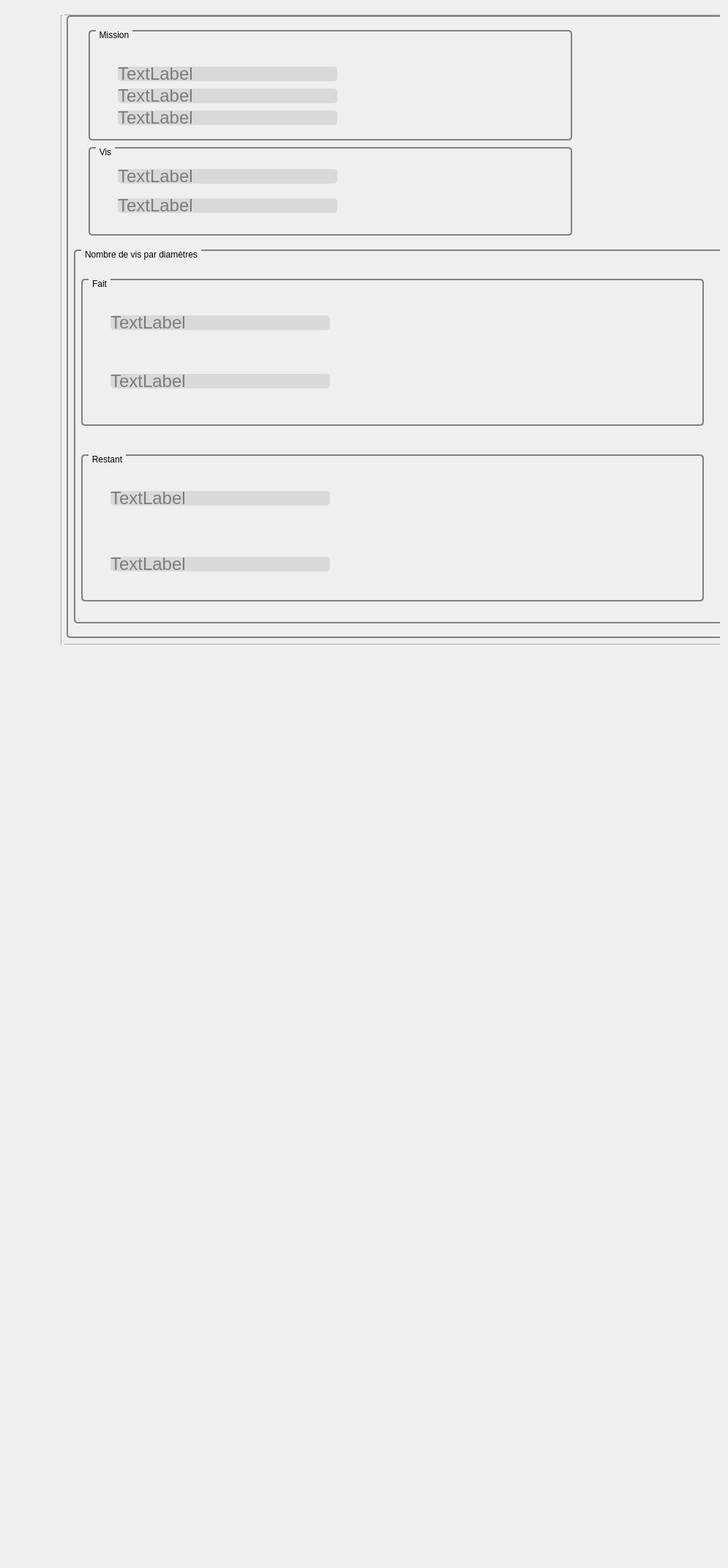
<?xml version="1.0" encoding="UTF-8"?>
<ui version="4.0">
 <class>Form</class>
 <widget class="QWidget" name="Form">
  <property name="geometry">
   <rect>
    <x>0</x>
    <y>0</y>
    <width>995</width>
    <height>2143</height>
   </rect>
  </property>
  <property name="windowTitle">
   <string>Form</string>
  </property>
  <layout class="QGridLayout" name="gridLayout">
   <property name="spacing">
    <number>15</number>
   </property>
   <item row="3" column="0">
    <widget class="QLabel" name="title_label">
     <property name="styleSheet">
      <string notr="true">font: 63 72pt &quot;Ubuntu&quot;;</string>
     </property>
     <property name="text">
      <string/>
     </property>
     <property name="alignment">
      <set>Qt::AlignCenter</set>
     </property>
    </widget>
   </item>
   <item row="2" column="0">
    <widget class="QWidget" name="widget" native="true">
     <property name="minimumSize">
      <size>
       <width>400</width>
       <height>2000</height>
      </size>
     </property>
     <property name="maximumSize">
      <size>
       <width>2000</width>
       <height>2000</height>
      </size>
     </property>
     <widget class="Line" name="line">
      <property name="geometry">
       <rect>
        <x>63</x>
        <y>10</y>
        <width>20</width>
        <height>861</height>
       </rect>
      </property>
      <property name="orientation">
       <enum>Qt::Vertical</enum>
      </property>
     </widget>
     <widget class="Line" name="line_3">
      <property name="geometry">
       <rect>
        <x>1410</x>
        <y>0</y>
        <width>16</width>
        <height>871</height>
       </rect>
      </property>
      <property name="orientation">
       <enum>Qt::Vertical</enum>
      </property>
     </widget>
     <widget class="Line" name="line_4">
      <property name="geometry">
       <rect>
        <x>77</x>
        <y>860</y>
        <width>1341</width>
        <height>20</height>
       </rect>
      </property>
      <property name="orientation">
       <enum>Qt::Horizontal</enum>
      </property>
     </widget>
     <widget class="Line" name="line_5">
      <property name="geometry">
       <rect>
        <x>77</x>
        <y>0</y>
        <width>1341</width>
        <height>20</height>
       </rect>
      </property>
      <property name="orientation">
       <enum>Qt::Horizontal</enum>
      </property>
     </widget>
     <widget class="QGroupBox" name="groupBox_3">
      <property name="geometry">
       <rect>
        <x>80</x>
        <y>10</y>
        <width>1331</width>
        <height>851</height>
       </rect>
      </property>
      <property name="styleSheet">
       <string notr="true">

QGroupBox {
    border: 2px solid gray;
    border-radius: 5px;
    margin-top: 0.5em;
}

QGroupBox::title {
    subcontrol-origin: margin;
    left: 10px;
    padding: 0 3px 0 3px;
}

</string>
      </property>
      <property name="title">
       <string/>
      </property>
      <widget class="QGroupBox" name="groupBox">
       <property name="geometry">
        <rect>
         <x>30</x>
         <y>20</y>
         <width>661</width>
         <height>151</height>
        </rect>
       </property>
       <property name="styleSheet">
        <string notr="true">

QGroupBox {
    border: 2px solid gray;
    border-radius: 5px;
    margin-top: 0.5em;
}

QGroupBox::title {
    subcontrol-origin: margin;
    left: 10px;
    padding: 0 3px 0 3px;
}

</string>
       </property>
       <property name="title">
        <string>Mission</string>
       </property>
       <widget class="QLabel" name="label_2">
        <property name="geometry">
         <rect>
          <x>40</x>
          <y>50</y>
          <width>300</width>
          <height>20</height>
         </rect>
        </property>
        <property name="minimumSize">
         <size>
          <width>300</width>
          <height>0</height>
         </size>
        </property>
        <property name="maximumSize">
         <size>
          <width>200</width>
          <height>20</height>
         </size>
        </property>
        <property name="styleSheet">
         <string notr="true">background-color:#d9d9d9;
border-radius: 5px;
font-size: 18pt; 
font-weight:40; 
color: #7c7c7c;</string>
        </property>
        <property name="text">
         <string>TextLabel</string>
        </property>
       </widget>
       <widget class="QLabel" name="label_3">
        <property name="geometry">
         <rect>
          <x>40</x>
          <y>80</y>
          <width>300</width>
          <height>20</height>
         </rect>
        </property>
        <property name="minimumSize">
         <size>
          <width>300</width>
          <height>0</height>
         </size>
        </property>
        <property name="maximumSize">
         <size>
          <width>200</width>
          <height>20</height>
         </size>
        </property>
        <property name="styleSheet">
         <string notr="true">background-color:#d9d9d9;
border-radius: 5px;
font-size: 18pt; 
font-weight:40; 
color: #7c7c7c;</string>
        </property>
        <property name="text">
         <string>TextLabel</string>
        </property>
       </widget>
       <widget class="QLabel" name="label_19">
        <property name="geometry">
         <rect>
          <x>40</x>
          <y>110</y>
          <width>300</width>
          <height>20</height>
         </rect>
        </property>
        <property name="minimumSize">
         <size>
          <width>300</width>
          <height>0</height>
         </size>
        </property>
        <property name="maximumSize">
         <size>
          <width>200</width>
          <height>20</height>
         </size>
        </property>
        <property name="styleSheet">
         <string notr="true">background-color:#d9d9d9;
border-radius: 5px;
font-size: 18pt; 
font-weight:40; 
color: #7c7c7c;</string>
        </property>
        <property name="text">
         <string>TextLabel</string>
        </property>
       </widget>
      </widget>
      <widget class="QGroupBox" name="groupBox_2">
       <property name="geometry">
        <rect>
         <x>10</x>
         <y>320</y>
         <width>891</width>
         <height>511</height>
        </rect>
       </property>
       <property name="styleSheet">
        <string notr="true">

QGroupBox {
    border: 2px solid gray;
    border-radius: 5px;
    margin-top: 0.5em;
}

QGroupBox::title {
    subcontrol-origin: margin;
    left: 10px;
    padding: 0 3px 0 3px;
}

</string>
       </property>
       <property name="title">
        <string>Nombre de vis par diamètres</string>
       </property>
       <widget class="QGroupBox" name="groupBox_4">
        <property name="geometry">
         <rect>
          <x>10</x>
          <y>40</y>
          <width>851</width>
          <height>201</height>
         </rect>
        </property>
        <property name="styleSheet">
         <string notr="true">

QGroupBox {
    border: 2px solid gray;
    border-radius: 5px;
    margin-top: 0.5em;
}

QGroupBox::title {
    subcontrol-origin: margin;
    left: 10px;
    padding: 0 3px 0 3px;
}

</string>
        </property>
        <property name="title">
         <string>Fait</string>
        </property>
        <widget class="QLabel" name="label_10">
         <property name="geometry">
          <rect>
           <x>40</x>
           <y>130</y>
           <width>300</width>
           <height>20</height>
          </rect>
         </property>
         <property name="minimumSize">
          <size>
           <width>300</width>
           <height>0</height>
          </size>
         </property>
         <property name="maximumSize">
          <size>
           <width>200</width>
           <height>20</height>
          </size>
         </property>
         <property name="styleSheet">
          <string notr="true">background-color:#d9d9d9;
border-radius: 5px;
font-size: 18pt; 
font-weight:40; 
color: #7c7c7c;</string>
         </property>
         <property name="text">
          <string>TextLabel</string>
         </property>
        </widget>
        <widget class="QLabel" name="label_13">
         <property name="geometry">
          <rect>
           <x>40</x>
           <y>50</y>
           <width>300</width>
           <height>20</height>
          </rect>
         </property>
         <property name="minimumSize">
          <size>
           <width>300</width>
           <height>0</height>
          </size>
         </property>
         <property name="maximumSize">
          <size>
           <width>200</width>
           <height>20</height>
          </size>
         </property>
         <property name="styleSheet">
          <string notr="true">background-color:#d9d9d9;
border-radius: 5px;
font-size: 18pt; 
font-weight:40; 
color: #7c7c7c;</string>
         </property>
         <property name="text">
          <string>TextLabel</string>
         </property>
        </widget>
       </widget>
       <widget class="QGroupBox" name="groupBox_5">
        <property name="geometry">
         <rect>
          <x>10</x>
          <y>280</y>
          <width>851</width>
          <height>201</height>
         </rect>
        </property>
        <property name="styleSheet">
         <string notr="true">

QGroupBox {
    border: 2px solid gray;
    border-radius: 5px;
    margin-top: 0.5em;
}

QGroupBox::title {
    subcontrol-origin: margin;
    left: 10px;
    padding: 0 3px 0 3px;
}

</string>
        </property>
        <property name="title">
         <string>Restant</string>
        </property>
        <widget class="QLabel" name="label_11">
         <property name="geometry">
          <rect>
           <x>40</x>
           <y>140</y>
           <width>300</width>
           <height>20</height>
          </rect>
         </property>
         <property name="minimumSize">
          <size>
           <width>300</width>
           <height>0</height>
          </size>
         </property>
         <property name="maximumSize">
          <size>
           <width>200</width>
           <height>20</height>
          </size>
         </property>
         <property name="styleSheet">
          <string notr="true">background-color:#d9d9d9;
border-radius: 5px;
font-size: 18pt; 
font-weight:40; 
color: #7c7c7c;</string>
         </property>
         <property name="text">
          <string>TextLabel</string>
         </property>
        </widget>
        <widget class="QLabel" name="label_14">
         <property name="geometry">
          <rect>
           <x>40</x>
           <y>50</y>
           <width>300</width>
           <height>20</height>
          </rect>
         </property>
         <property name="minimumSize">
          <size>
           <width>300</width>
           <height>0</height>
          </size>
         </property>
         <property name="maximumSize">
          <size>
           <width>200</width>
           <height>20</height>
          </size>
         </property>
         <property name="styleSheet">
          <string notr="true">background-color:#d9d9d9;
border-radius: 5px;
font-size: 18pt; 
font-weight:40; 
color: #7c7c7c;</string>
         </property>
         <property name="text">
          <string>TextLabel</string>
         </property>
        </widget>
       </widget>
      </widget>
      <widget class="QPushButton" name="pushButton_14">
       <property name="geometry">
        <rect>
         <x>1030</x>
         <y>40</y>
         <width>150</width>
         <height>50</height>
        </rect>
       </property>
       <property name="maximumSize">
        <size>
         <width>150</width>
         <height>50</height>
        </size>
       </property>
       <property name="text">
        <string>Départ mission</string>
       </property>
      </widget>
      <widget class="QGroupBox" name="groupBox_6">
       <property name="geometry">
        <rect>
         <x>910</x>
         <y>320</y>
         <width>411</width>
         <height>511</height>
        </rect>
       </property>
       <property name="styleSheet">
        <string notr="true">

QGroupBox {
    border: 2px solid gray;
    border-radius: 5px;
    margin-top: 0.5em;
}

QGroupBox::title {
    subcontrol-origin: margin;
    left: 10px;
    padding: 0 3px 0 3px;
}

</string>
       </property>
       <property name="title">
        <string>Temps</string>
       </property>
       <widget class="QGroupBox" name="groupBox_13">
        <property name="geometry">
         <rect>
          <x>10</x>
          <y>270</y>
          <width>391</width>
          <height>101</height>
         </rect>
        </property>
        <property name="styleSheet">
         <string notr="true">

QGroupBox {
    border: 2px solid gray;
    border-radius: 5px;
    margin-top: 0.5em;
}

QGroupBox::title {
    subcontrol-origin: margin;
    left: 10px;
    padding: 0 3px 0 3px;
}

</string>
        </property>
        <property name="title">
         <string>Durée du cycle</string>
        </property>
        <widget class="QLabel" name="label_27">
         <property name="geometry">
          <rect>
           <x>40</x>
           <y>40</y>
           <width>300</width>
           <height>20</height>
          </rect>
         </property>
         <property name="minimumSize">
          <size>
           <width>300</width>
           <height>0</height>
          </size>
         </property>
         <property name="maximumSize">
          <size>
           <width>200</width>
           <height>20</height>
          </size>
         </property>
         <property name="styleSheet">
          <string notr="true">background-color:#d9d9d9;
border-radius: 5px;
font-size: 18pt; 
font-weight:40; 
color: #7c7c7c;</string>
         </property>
         <property name="text">
          <string>TextLabel</string>
         </property>
        </widget>
       </widget>
       <widget class="QGroupBox" name="groupBox_14">
        <property name="geometry">
         <rect>
          <x>10</x>
          <y>390</y>
          <width>391</width>
          <height>101</height>
         </rect>
        </property>
        <property name="styleSheet">
         <string notr="true">

QGroupBox {
    border: 2px solid gray;
    border-radius: 5px;
    margin-top: 0.5em;
}

QGroupBox::title {
    subcontrol-origin: margin;
    left: 10px;
    padding: 0 3px 0 3px;
}

</string>
        </property>
        <property name="title">
         <string>Restant</string>
        </property>
        <widget class="QLabel" name="label_29">
         <property name="geometry">
          <rect>
           <x>40</x>
           <y>40</y>
           <width>300</width>
           <height>20</height>
          </rect>
         </property>
         <property name="minimumSize">
          <size>
           <width>300</width>
           <height>0</height>
          </size>
         </property>
         <property name="maximumSize">
          <size>
           <width>200</width>
           <height>20</height>
          </size>
         </property>
         <property name="styleSheet">
          <string notr="true">background-color:#d9d9d9;
border-radius: 5px;
font-size: 18pt; 
font-weight:40; 
color: #7c7c7c;</string>
         </property>
         <property name="text">
          <string>TextLabel</string>
         </property>
        </widget>
       </widget>
       <widget class="QGroupBox" name="groupBox_16">
        <property name="geometry">
         <rect>
          <x>10</x>
          <y>30</y>
          <width>391</width>
          <height>101</height>
         </rect>
        </property>
        <property name="styleSheet">
         <string notr="true">

QGroupBox {
    border: 2px solid gray;
    border-radius: 5px;
    margin-top: 0.5em;
}

QGroupBox::title {
    subcontrol-origin: margin;
    left: 10px;
    padding: 0 3px 0 3px;
}

</string>
        </property>
        <property name="title">
         <string>Départ mission</string>
        </property>
        <widget class="QLabel" name="label_35">
         <property name="geometry">
          <rect>
           <x>40</x>
           <y>40</y>
           <width>300</width>
           <height>20</height>
          </rect>
         </property>
         <property name="minimumSize">
          <size>
           <width>300</width>
           <height>0</height>
          </size>
         </property>
         <property name="maximumSize">
          <size>
           <width>200</width>
           <height>20</height>
          </size>
         </property>
         <property name="styleSheet">
          <string notr="true">background-color:#d9d9d9;
border-radius: 5px;
font-size: 18pt; 
font-weight:40; 
color: #7c7c7c;</string>
         </property>
         <property name="text">
          <string>TextLabel</string>
         </property>
        </widget>
       </widget>
       <widget class="QGroupBox" name="groupBox_15">
        <property name="geometry">
         <rect>
          <x>10</x>
          <y>150</y>
          <width>391</width>
          <height>101</height>
         </rect>
        </property>
        <property name="styleSheet">
         <string notr="true">

QGroupBox {
    border: 2px solid gray;
    border-radius: 5px;
    margin-top: 0.5em;
}

QGroupBox::title {
    subcontrol-origin: margin;
    left: 10px;
    padding: 0 3px 0 3px;
}

</string>
        </property>
        <property name="title">
         <string>Fin mission théorique</string>
        </property>
        <widget class="QLabel" name="label_33">
         <property name="geometry">
          <rect>
           <x>40</x>
           <y>40</y>
           <width>300</width>
           <height>20</height>
          </rect>
         </property>
         <property name="minimumSize">
          <size>
           <width>300</width>
           <height>0</height>
          </size>
         </property>
         <property name="maximumSize">
          <size>
           <width>200</width>
           <height>20</height>
          </size>
         </property>
         <property name="styleSheet">
          <string notr="true">background-color:#d9d9d9;
border-radius: 5px;
font-size: 18pt; 
font-weight:40; 
color: #7c7c7c;</string>
         </property>
         <property name="text">
          <string>TextLabel</string>
         </property>
        </widget>
       </widget>
      </widget>
      <widget class="QPushButton" name="pushButton_15">
       <property name="geometry">
        <rect>
         <x>1030</x>
         <y>140</y>
         <width>150</width>
         <height>50</height>
        </rect>
       </property>
       <property name="maximumSize">
        <size>
         <width>150</width>
         <height>50</height>
        </size>
       </property>
       <property name="text">
        <string>Pause mission</string>
       </property>
      </widget>
      <widget class="QGroupBox" name="groupBox_7">
       <property name="geometry">
        <rect>
         <x>30</x>
         <y>180</y>
         <width>661</width>
         <height>121</height>
        </rect>
       </property>
       <property name="styleSheet">
        <string notr="true">

QGroupBox {
    border: 2px solid gray;
    border-radius: 5px;
    margin-top: 0.5em;
}

QGroupBox::title {
    subcontrol-origin: margin;
    left: 10px;
    padding: 0 3px 0 3px;
}

</string>
       </property>
       <property name="title">
        <string>Vis</string>
       </property>
       <widget class="QLabel" name="label_17">
        <property name="geometry">
         <rect>
          <x>40</x>
          <y>30</y>
          <width>300</width>
          <height>20</height>
         </rect>
        </property>
        <property name="minimumSize">
         <size>
          <width>300</width>
          <height>0</height>
         </size>
        </property>
        <property name="maximumSize">
         <size>
          <width>200</width>
          <height>20</height>
         </size>
        </property>
        <property name="styleSheet">
         <string notr="true">background-color:#d9d9d9;
border-radius: 5px;
font-size: 18pt; 
font-weight:40; 
color: #7c7c7c;</string>
        </property>
        <property name="text">
         <string>TextLabel</string>
        </property>
       </widget>
       <widget class="QLabel" name="label_18">
        <property name="geometry">
         <rect>
          <x>40</x>
          <y>70</y>
          <width>300</width>
          <height>20</height>
         </rect>
        </property>
        <property name="minimumSize">
         <size>
          <width>300</width>
          <height>0</height>
         </size>
        </property>
        <property name="maximumSize">
         <size>
          <width>200</width>
          <height>20</height>
         </size>
        </property>
        <property name="styleSheet">
         <string notr="true">background-color:#d9d9d9;
border-radius: 5px;
font-size: 18pt; 
font-weight:40; 
color: #7c7c7c;</string>
        </property>
        <property name="text">
         <string>TextLabel</string>
        </property>
       </widget>
      </widget>
      <widget class="QPushButton" name="pushButton_16">
       <property name="geometry">
        <rect>
         <x>1030</x>
         <y>240</y>
         <width>150</width>
         <height>50</height>
        </rect>
       </property>
       <property name="maximumSize">
        <size>
         <width>150</width>
         <height>50</height>
        </size>
       </property>
       <property name="text">
        <string>Arrêt mission</string>
       </property>
      </widget>
     </widget>
    </widget>
   </item>
  </layout>
 </widget>
 <resources/>
 <connections/>
</ui>
